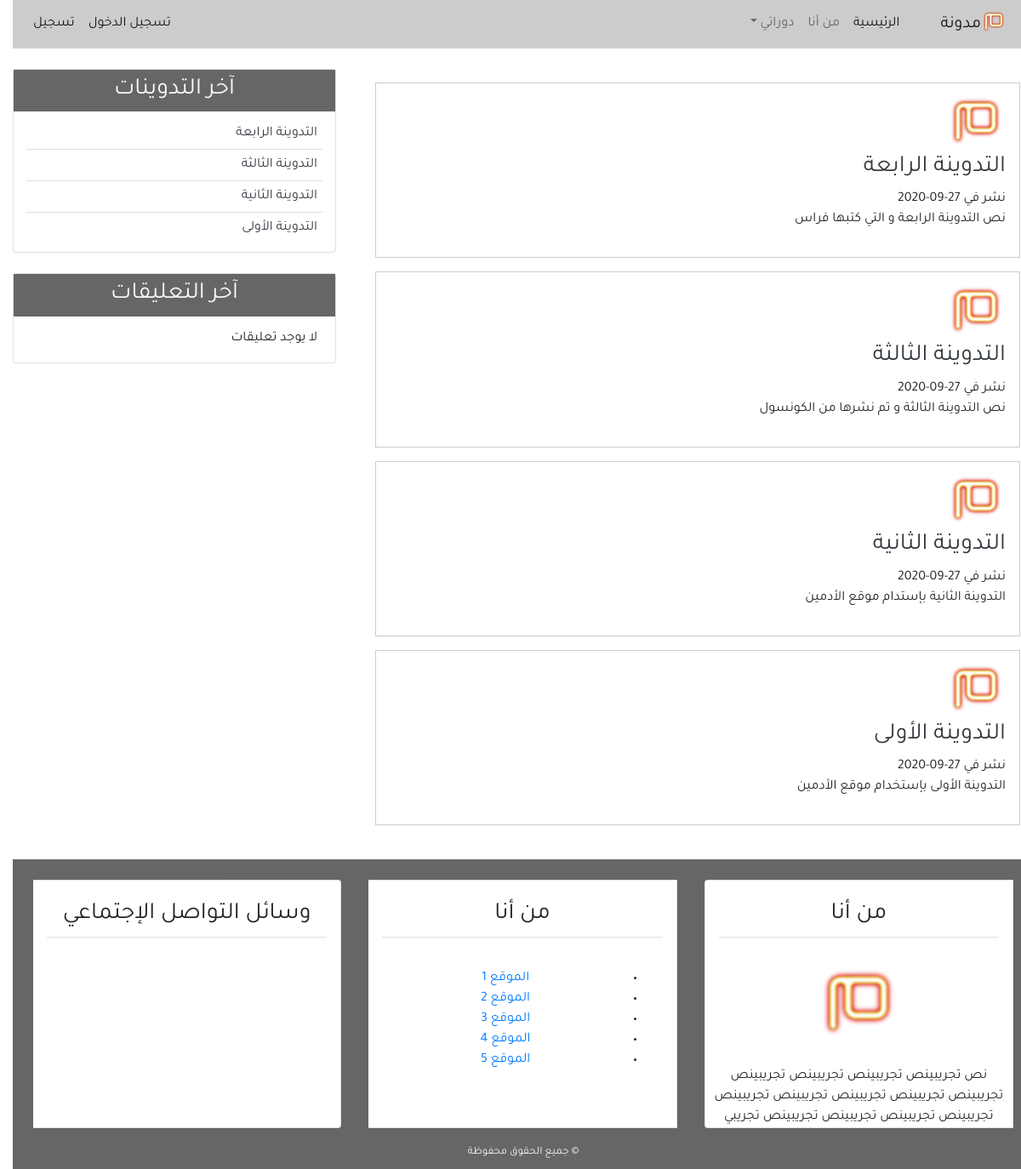
The page / on the database its author committed.
### blog/models.py (models this page shows, shortened)
class Post(models.Model):
    title = models.CharField(max_length=100)
    content = models.TextField()
    post_date = models.DateTimeField(default=timezone.now)
    post_update = models.DateTimeField(auto_now=True)
    author = models.ForeignKey(User, on_delete=models.CASCADE)
    class Meta:
        ordering = ('-post_date', )

### blog/views.py (the view)
# urls.py: path('', views.home, name='home'),
def home(request):
    context = {
        'title': 'الصفحة الرئيسية',
        'posts': Post.objects.all()
    }
    return render(request, 'blog/index.html', context)

### blog/templates/blog/index.html
{% extends 'blog/base.html' %}
{% block content %}
    {% for post in posts %}
        <div class="post p-3 m-3">
            <img class="ing-fluid" width="70px" src="../../static/blog/images/mim-logo.png" alt="صورة الناشر">
            <h3><a href="{% url 'detail' post.pk %}" class="text-dark">{{post.title}}</a></h3>
            <span>نشر في {{post.post_date | date:"d-m-Y"}}</span>
            <p>{{post.content}}</p>
        </div>
    {% endfor %}
{% endblock content %}

### blog/templates/blog/latest_posts.html
<ul class="list-group-flush latest-post">
    {% for post in posts %}
        <li class="list-group-item latest-post-item">
            <a href="{% url 'detail' post.pk %}" class="text-dark">{{post.title}}</a>
        </li>
    {% endfor %}
</ul>

### blog/static/blog/CSS/main.css (style rules this page uses)
html, body { direction: rtl; text-align: right; }
body { font-family: 'Tajawal', sans-serif; }
.post { border: 1px solid #CCC; }
.latest-post, .latest-comment { padding: 0 15px; }
.latest-post .latest-post-item, .latest-comment .latest-comment-item { padding: 6px; }
.latest-post li:first-child, .latest-comment .li:first-child { border-top: 0; }
.latest-post li:last-child, .latest-comment li:last-child { border-bottom: 0; padding-bottom: 0; }

### rows shown on the page
Post: title "التدوينة الرابعة", post_date "27-09-2020", content "نص التدوينة الرابعة و التي كتبها فراس"
Post: title "التدوينة الثالثة", post_date "27-09-2020", content "نص التدوينة الثالثة و تم نشرها من الكونسول"
Post: title "التدوينة الثانية", post_date "27-09-2020", content "التدوينة الثانية بإستدام موقع الأدمين"
Post: title "التدوينة الأولى", post_date "27-09-2020", content "التدوينة الأولى بإستخدام موقع الأدمين"
